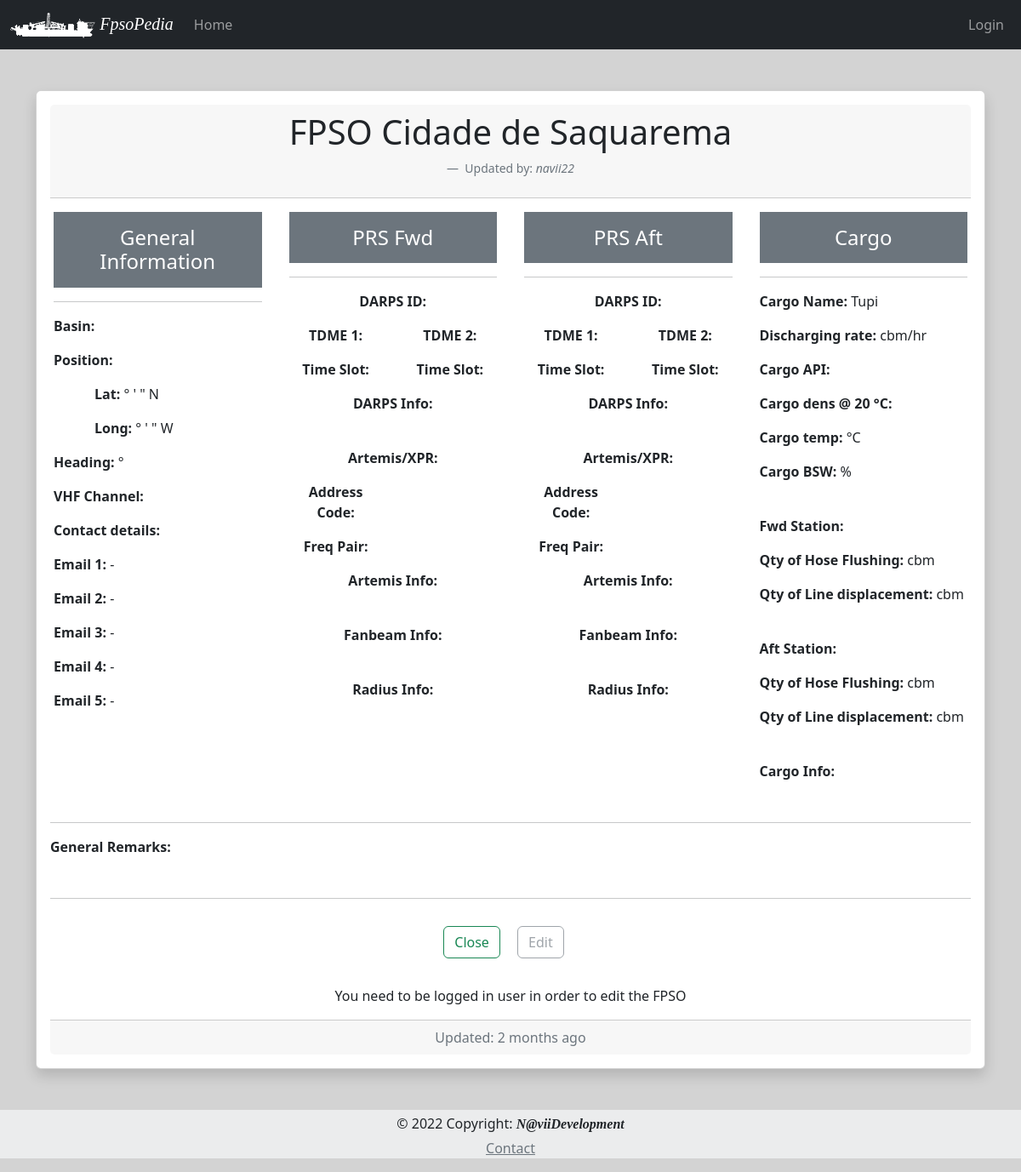
/fpso/1, run on an earlier commit of the app's database.
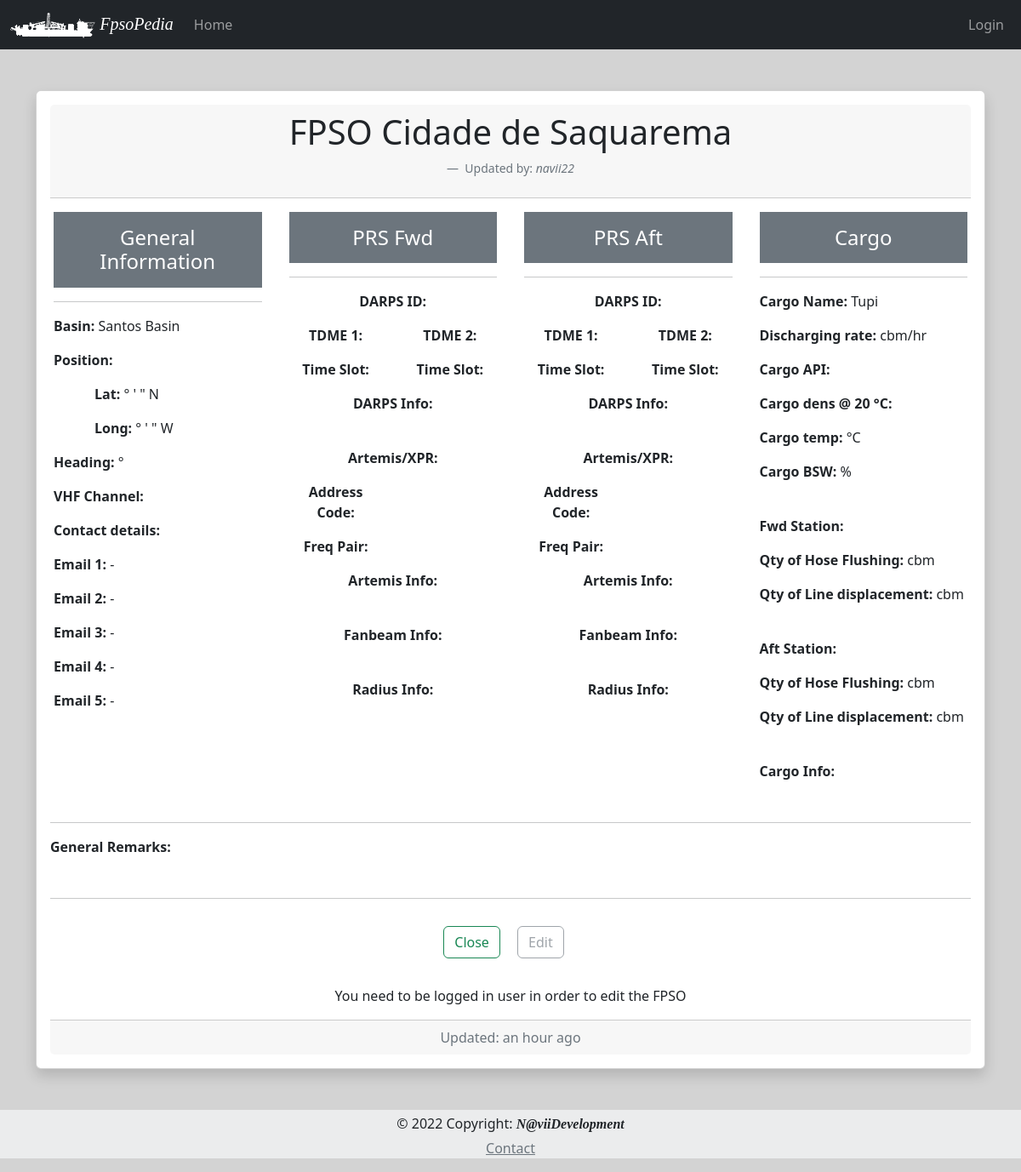
And on a later commit of the database.
### App/models.py (models this page shows, shortened)
class Fpso(db.Model):
    id = db.Column(db.Integer, primary_key=True)
    fpso_owner = db.Column(db.String, index=True, default="None")
    timestamp = db.Column(db.DateTime, default=datetime.utcnow)
    fpso_name = db.Column(db.String, unique=True, index=True)
    fpso_basin = db.Column(db.String, default="None", nullable = True)
    fpso_img_name = db.Column(db.String, default="default_fpso_card")
    fpso_remarks = db.Column(db.String, default="None")
    fpso_psn_lat_deg = db.Column(db.String, nullable = True)
    fpso_psn_lat_min = db.Column(db.String, nullable = True)
    fpso_psn_lat_sec = db.Column(db.String, nullable = True)
    fpso_psn_lat_NS = db.Column(db.String, default="S", nullable = True)
    fpso_psn_long_deg = db.Column(db.String, nullable = True)
    fpso_psn_long_min = db.Column(db.String, nullable = True)
    fpso_psn_long_sec = db.Column(db.String, nullable = True)
    fpso_psn_long_WE = db.Column(db.String, default="W", nullable = True)
    fpso_hdg = db.Column(db.String, nullable = True)
    fpso_disch_rate = db.Column(db.String, nullable = True)
    fpso_vhf = db.Column(db.String, default="None", nullable = True)
    fpso_email_1 = db.Column(db.String, default="fpso@example.com", nullable = True)
    fpso_email_2 = db.Column(db.String, default="fpso@example.com", nullable = True)
    fpso_email_3 = db.Column(db.String, default="fpso@example.com", nullable = True)
    fpso_email_4 = db.Column(db.String, default="fpso@example.com", nullable = True)
    fpso_email_5 = db.Column(db.String, default="fpso@example.com", nullable = True)
    cargo_name = db.Column(db.String, nullable = True)
    cargo_API = db.Column(db.String, nullable = True)
    cargo_dens = db.Column(db.String, nullable = True)
    cargo_temp = db.Column(db.String, nullable = True)
    cargo_bsw = db.Column(db.String, nullable = True)
    cargo_line_displ_fwd = db.Column(db.String, nullable = True)
    cargo_Hose_Flush_fwd = db.Column(db.String, nullable = True)
    cargo_line_displ_aft = db.Column(db.String, nullable = True)
    cargo_Hose_Flush_aft = db.Column(db.String, nullable = True)
    cargo_info = db.Column(db.String, nullable = True)
    darps_ID_fwd = db.Column(db.String, nullable = True)
    darps_1_tdma_fwd = db.Column(db.String, nullable = True)
    darps_2_tdma_fwd = db.Column(db.String, nullable = True)
    darps_info_fwd = db.Column(db.String, nullable = True)
    darps_1_ts_fwd = db.Column(db.String, nullable = True)
    darps_2_ts_fwd= db.Column(db.String, nullable = True)
    darps_ID_aft = db.Column(db.String, nullable = True)
    darps_1_tdma_aft = db.Column(db.String, nullable = True)
    darps_2_tdma_aft = db.Column(db.String, nullable = True)
    darps_info_aft = db.Column(db.String, nullable = True)
    darps_1_ts_aft = db.Column(db.String, nullable = True)
    darps_2_ts_aft= db.Column(db.String, nullable = True)
    artemis_address_code_fwd = db.Column(db.String, nullable = True)
    artemis_freq_pair_fwd = db.Column(db.String, nullable = True)
    artemis_info_fwd = db.Column(db.String, nullable = True)
    fanbeam_info_fwd = db.Column(db.String, nullable = True)
    radius_info_fwd = db.Column(db.String, nullable = True)
    artemis_address_code_aft = db.Column(db.String, nullable = True)
    artemis_freq_pair_aft = db.Column(db.String, nullable = True)
    artemis_info_aft = db.Column(db.String, nullable = True)
    fanbeam_info_aft = db.Column(db.String, nullable = True)
    radius_info_aft = db.Column(db.String, nullable = True)

### App/routes.py (the view)
@app.route('/fpso/<id>')
def fpso_page(id):
    form = EmptyForm()
    fpso = Fpso.query.get_or_404(id)
    return render_template('fpso_page.html', fpso=fpso, title='FPSO_Page', form=form)

### App/templates/fpso_page.html (shortened to what the changed rows need)
{% extends "base.html" %}
{%  block content %}
<div class="card text-center shadow p-3 mb-5 bg-body rounded">
  <div class="card-header ">
    <h2 class="display-6 mb-4">{{ fpso.fpso_name }}</h2>
    <figcaption class="blockquote-footer">
    Updated by: <cite title="Source Title"> {{ fpso.fpso_owner }}</cite>
  </figcaption>
  </div>
  <div class="row">
    <div class="card-body col-12 col-lg-3">
        <h4 class="card-title p-3 mb-2 bg-secondary text-white">General Information</h4>
        <hr>
        <p class="card-text text-start"><b>Basin: </b>{{ fpso.fpso_basin }}</p>
        <p class="card-text text-start"><b>Position: </b></p>
        <p class="card-text text-start ms-5"><b>Lat: </b>{{ fpso.fpso_psn_lat_deg }}&#176 {{ fpso.fpso_psn_lat_min }}' {{ fpso.fpso_psn_lat_sec }}" {{ fpso.fpso_psn_lat_NS }}</p>
        <p class="card-text text-start ms-5"><b>Long: </b>{{ fpso.fpso_psn_long_deg }}&#176 {{ fpso.fpso_psn_long_min }}' {{ fpso.fpso_psn_long_sec }}" {{ fpso.fpso_psn_long_WE }}</p>
        <p class="card-text text-start"><b>Heading: </b>{{ fpso.fpso_hdg }} &#176</p>
        <p class="card-text text-start"><b>VHF Channel: </b>{{ fpso.fpso_vhf }}</p>
        <p class="card-text text-start"><b>Contact details: </b></p>
        <p class="card-text text-start"><b>Email 1: </b>{{ " - " if fpso.fpso_email_1 == 'fpso@example.com' else fpso.fpso_email_1 }}</p>
        <p class="card-text text-start"><b>Email 2: </b>{{ " - " if fpso.fpso_email_2 == 'fpso@example.com' else fpso.fpso_email_2 }}</p>
        <p class="card-text text-start"><b>Email 3: </b>{{ " - " if fpso.fpso_email_3 == 'fpso@example.com' else fpso.fpso_email_3 }}</p>
        <p class="card-text text-start"><b>Email 4: </b>{{ " - " if fpso.fpso_email_4 == 'fpso@example.com' else fpso.fpso_email_4 }}</p>
        <p class="card-text text-start"><b>Email 5: </b>{{ " - " if fpso.fpso_email_5 == 'fpso@example.com' else fpso.fpso_email_5 }}</p>
    </div>
    <div class="card-body col-12 col-lg-3 ">
        <br>
        <br>
        <br>
    </div>
    <div class="card-body col-12 col-lg-3">
        <br>
        <br>
        <br>
    </div>
    <div class="card-body col-12 col-lg-3">
        <h4 class="card-title p-3 mb-2 bg-secondary text-white">Cargo</h4>
        <hr>
        <p class="card-text text-start"><b>Cargo Name: </b>{{ fpso.cargo_name }}</p>
        <p class="card-text text-start"><b>Discharging rate: </b>{{ fpso.fpso_disch_rate }} cbm/hr</p>
        <p class="card-text text-start"><b>Cargo API: </b>{{ fpso.cargo_API }}</p>
        <p class="card-text text-start"><b>Cargo dens @ 20 &#176C: </b>{{ fpso.cargo_dens }}</p>
        <p class="card-text text-start"><b>Cargo temp: </b>{{ fpso.cargo_temp }}&#176C</p>
         <p class="card-text text-start"><b>Cargo BSW: </b>{{ fpso.cargo_bsw }}&#37</p>
        <br>
        <p class="card-text text-start"><b>Fwd Station: </b></p>
        <p class="card-text text-start"><b>Qty of Hose Flushing: </b>{{ fpso.cargo_line_displ_fwd }} cbm</p>
        <p class="card-text text-start"><b>Qty of Line displacement: </b>{{ fpso.cargo_Hose_Flush_fwd }} cbm</p>
        <br>
        <p class="card-text text-start"><b>Aft Station: </b></p>
        <p class="card-text text-start"><b>Qty of Hose Flushing: </b>{{ fpso.cargo_line_displ_aft }} cbm</p>
        <p class="card-text text-start"><b>Qty of Line displacement: </b>{{ fpso.cargo_Hose_Flush_aft }} cbm</p>
        <br>
        <p class="card-text text-start"><b>Cargo Info: </b></p>
    </div>
  </div>
  <hr>
<p class="card-text text-start"><b>General Remarks: </b></p>
<hr>
  <div class="row">
    <div class="card-body">
    </div>
    <p class="fw-lighter">{{ " " if current_user.is_authenticated else "You need to be logged in user in order to edit the FPSO" }}</p>
  </div>
  <div class="card-footer text-muted">
    Updated: {{ moment(fpso.timestamp).fromNow(refresh=True) }}
  </div>
</div>
{% endblock %}

What changed in the data, as far as the page shows it:
changed Fpso "FPSO Cidade de Saquarema": fpso_basin (not shown) → "Santos Basin"; timestamp "2 months ago" → "an hour ago"
